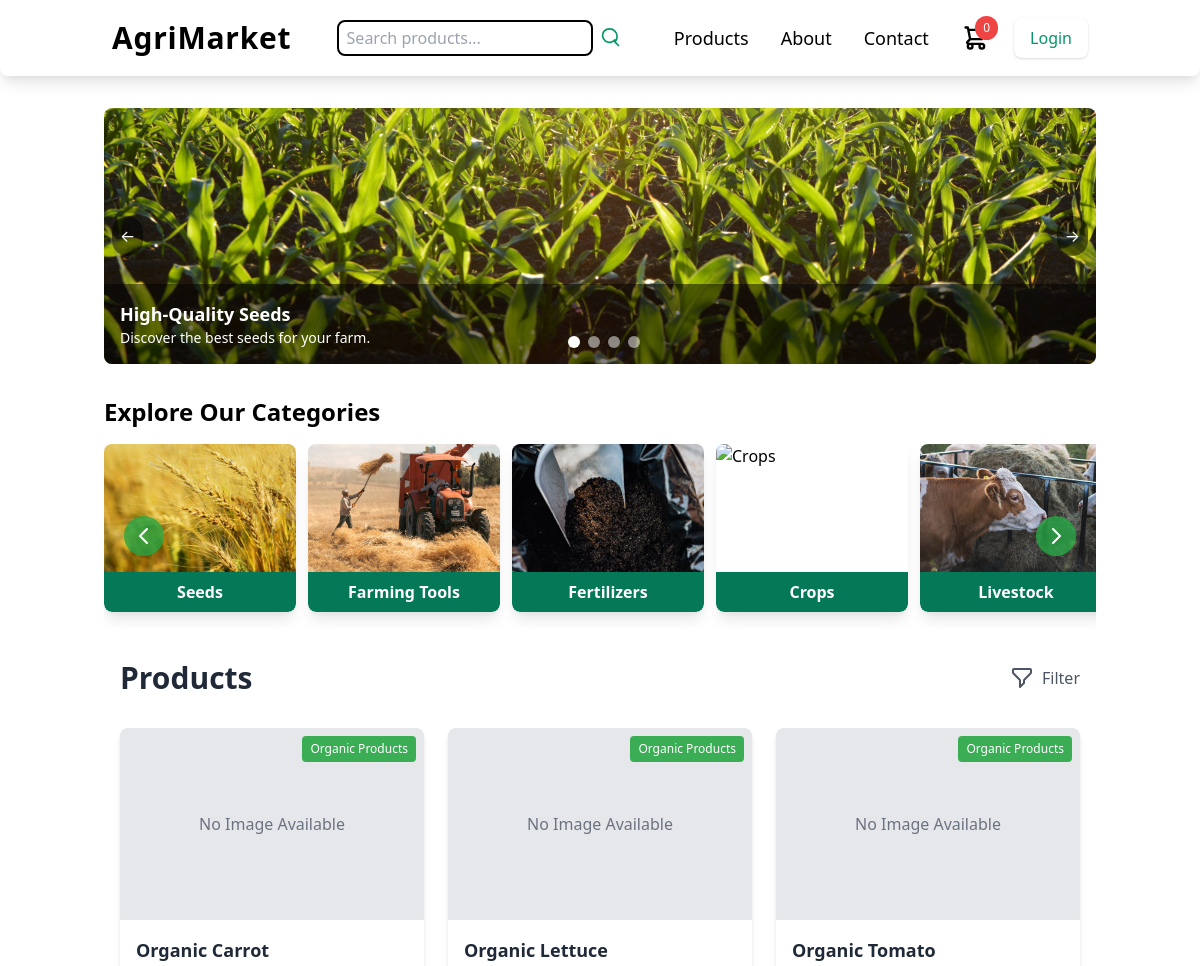
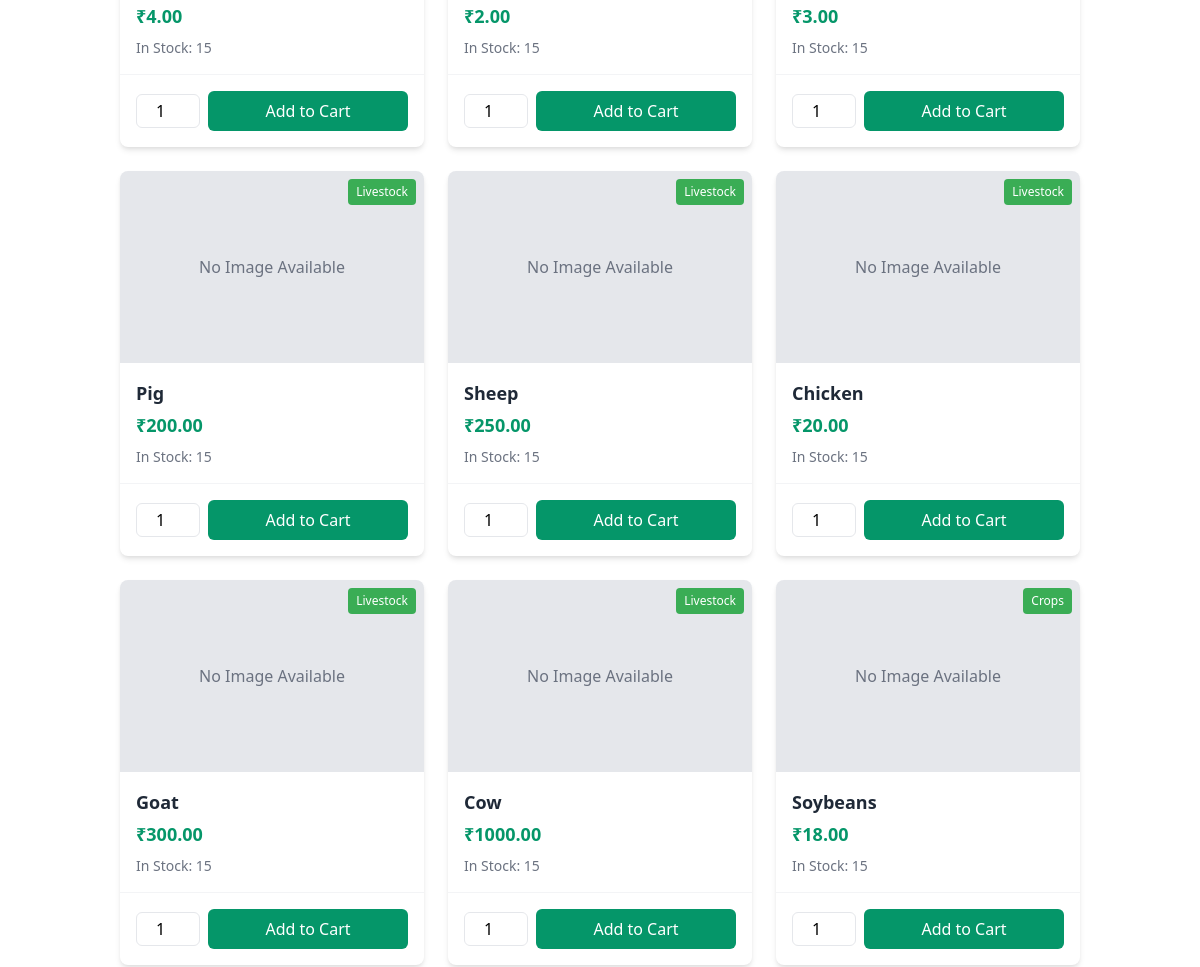
The app's page /shop/?page=2 (upper part), older data (2 pictures, top to bottom).
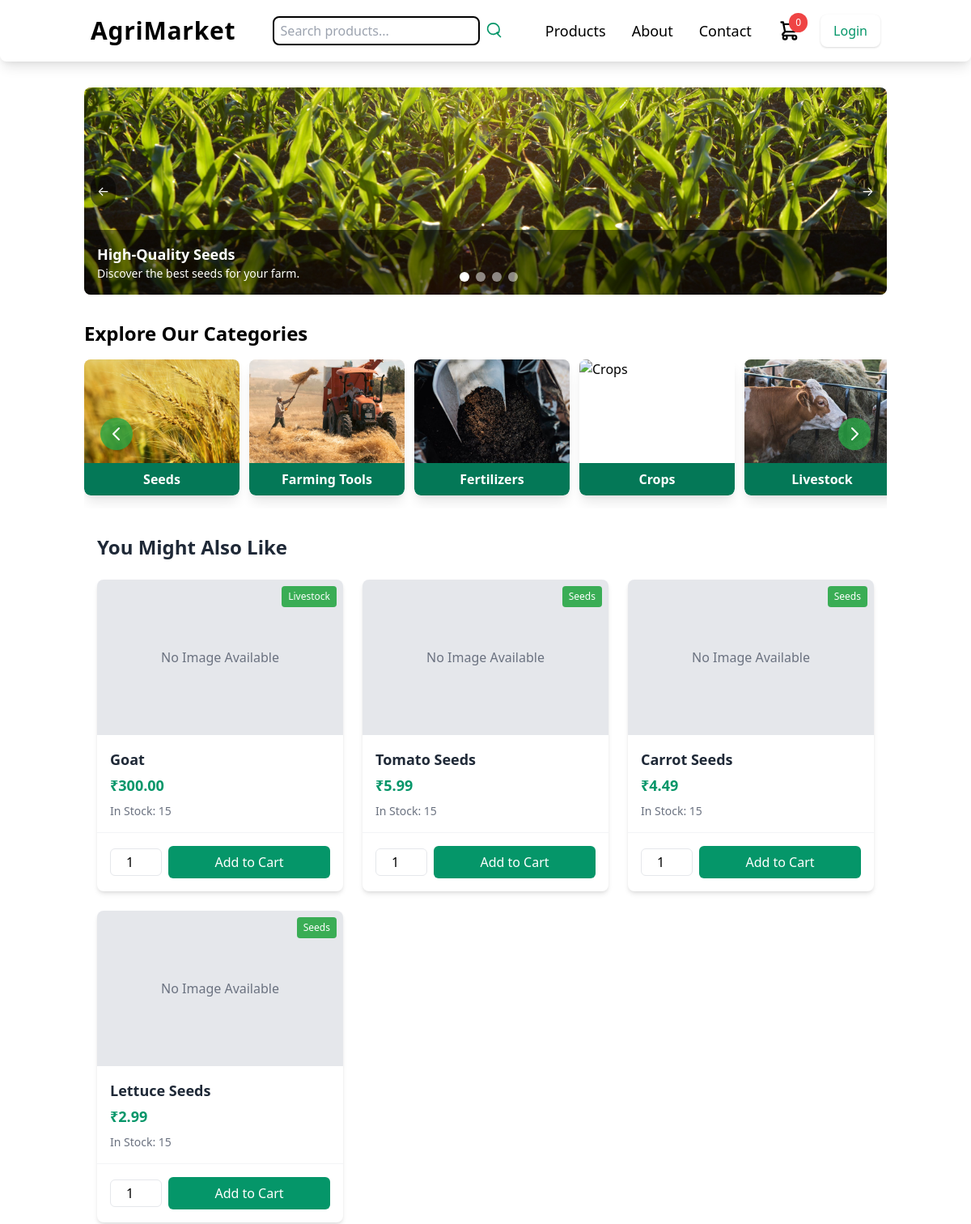
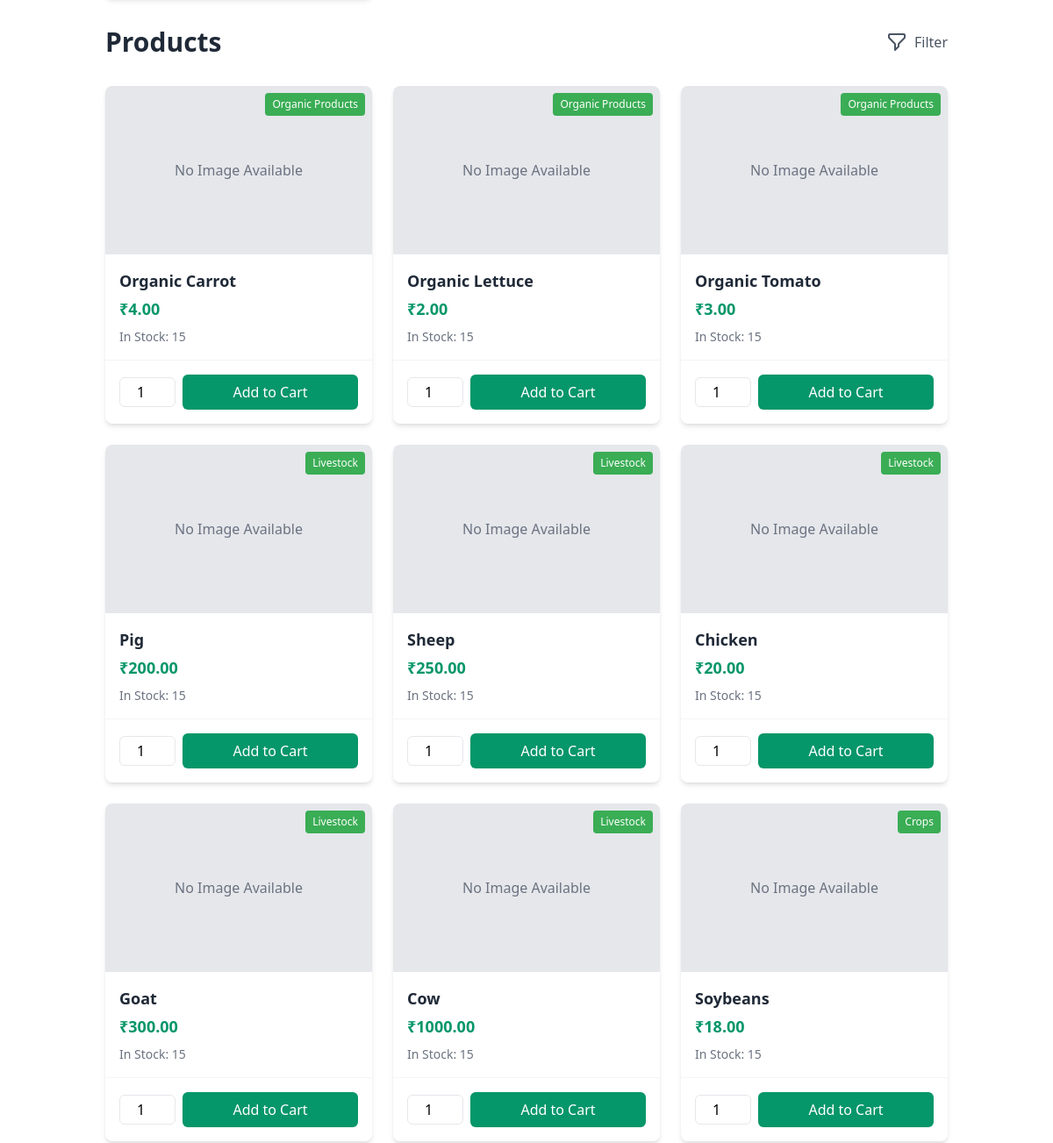
The same page, newer data (2 pictures, top to bottom).
### homepage/models.py (models this page shows, shortened)
class Product(models.Model):
    name = models.CharField(max_length=255)
    price = models.DecimalField(max_digits=10, decimal_places=2)
    description = models.TextField()
    image = models.ImageField(upload_to='product_images/', blank=True, null=True)
    category = models.CharField(max_length=100)
    stock = models.PositiveIntegerField(default=0)
    created_at = models.DateTimeField(auto_now_add=True)
    updated_at = models.DateTimeField(auto_now=True)

### homepage/views.py (the view, shortened to what this page needs)
# urls.py: path('shop/', views.shop, name='shop'),
def shop(request):
    products = Product.objects.all()
    cart_items = Cart.objects.filter(user=request.user) if request.user.is_authenticated else []
    category = request.GET.get('category')
    price_range = request.GET.get('price')
    sort_by = request.GET.get('sort')
    if category:
        products = products.filter(category=category)
    if sort_by == 'price_low':
        products = products.order_by('price')
    elif sort_by == 'price_high':
        products = products.order_by('-price')
    elif sort_by == 'name':
        products = products.order_by('name')
    else:  # newest first (default)
        products = products.order_by('-created_at')
    if request.user.is_authenticated:
        recommended_products = ProductRecommender.get_user_based_recommendations(request.user)
    else:
        recommended_products = ProductRecommender.get_popular_products()
    paginator = Paginator(products, 12)  # Show 12 products per page
    page_number = request.GET.get('page', 1)
    page_obj = paginator.get_page(page_number)
    return render(request, 'homepage/shop.html', {
        'products': page_obj,
        'recommended_products': recommended_products,
        'cart_items': cart_items,
        'selected_category': category,
        'selected_price': price_range,
        'selected_sort': sort_by,
        'paginator': paginator,
        'page_obj': page_obj
    })

### homepage/recommender.py (called while the page is built)
    @staticmethod
    def get_popular_products(limit=4):
        popular_products = Product.objects.filter(
            orderitem__isnull=False
        ).annotate(
            order_count=Count('orderitem')
        ).order_by('-order_count')[:limit]
        return list(popular_products)

### homepage/templates/homepage/shop.html (shortened to what the changed rows need)
{% extends 'homepage/base.html' %}
{% load static %}
{% block content %}
<div class="container mx-auto px-4">
    {% if recommended_products %}
    <div class="mb-8">
        <h2 class="text-2xl font-bold text-gray-800 mb-6">You Might Also Like</h2>
        <div class="product-grid">
            {% for product in recommended_products %}
            <div class="product-card bg-white rounded-lg shadow-md overflow-hidden relative">
                <a href="{% url 'product_detail' product.id %}" class="block">
                    {% if product.image %}
                        <img src="{{ product.image.url }}" alt="{{ product.name }}" class="w-full h-48 object-cover">
                    {% else %}
                        <div class="w-full h-48 bg-gray-200 flex items-center justify-center">
                            <span class="text-gray-500">No Image Available</span>
                        </div>
                    {% endif %}
                    <span class="category-badge">{{ product.category }}</span>
                    <div class="p-4">
                        <h3 class="font-semibold text-lg mb-1 text-gray-800">{{ product.name }}</h3>
                        <p class="text-green-600 font-bold text-lg mb-2">₹{{ product.price|floatformat:2 }}</p>
                        {% if product.stock > 0 %}
                            <p class="text-sm text-gray-500">In Stock: {{ product.stock }}</p>
                        {% else %}
                            <p class="text-red-500 font-bold">Out of Stock</p>
                        {% endif %}
                    </div>
                </a>
                {% if product.stock > 0 %}
                <div class="p-4 border-t border-gray-100">
                    <form action="{% url 'add_to_cart' product.id %}" method="post" class="flex items-center gap-2">
                        <input type="number" name="quantity" value="1" min="1" max="{{ product.stock }}"
                               class="w-16 text-center border rounded-md py-1">
                        <button type="submit" class="flex-1 bg-green-600 text-white px-4 py-2 rounded-md hover:bg-green-700 transition-colors">
                            Add to Cart
                        </button>
                    </form>
                </div>
                {% endif %}
            </div>
            {% endfor %}
        </div>
    </div>
    {% endif %}
    <div class="mb-8 flex justify-between items-center" id="main-products-section">
        <h2 class="text-3xl font-bold text-gray-800">Products</h2>
    </div>
    <div class="product-grid" id="product-grid">
        {% for product in products %}
        <div class="product-card bg-white rounded-lg shadow-md overflow-hidden relative">
            <a href="{% url 'product_detail' product.id %}" class="block">
                {% if product.image %}
                    <img src="{{ product.image.url }}" alt="{{ product.name }}" class="w-full h-48 object-cover">
                {% else %}
                    <div class="w-full h-48 bg-gray-200 flex items-center justify-center">
                        <span class="text-gray-500">No Image Available</span>
                    </div>
                {% endif %}
                <span class="category-badge">{{ product.category }}</span>
                <div class="p-4">
                    <h3 class="font-semibold text-lg mb-1 text-gray-800">{{ product.name }}</h3>
                    <p class="text-green-600 font-bold text-lg mb-2">₹{{ product.price|floatformat:2 }}</p>
                    {% if product.stock > 0 %}
                        <p class="text-sm text-gray-500">In Stock: {{ product.stock }}</p>
                    {% else %}
                        <p class="text-red-500 font-bold">Out of Stock</p>
                    {% endif %}
                </div>
            </a>
            {% if product.stock > 0 %}
            <div class="p-4 border-t border-gray-100">
                <form action="{% url 'add_to_cart' product.id %}" method="post" class="flex items-center gap-2">
                    <input type="number" name="quantity" value="1" min="1" max="{{ product.stock }}"
                           class="w-16 text-center border rounded-md py-1">
                    <button type="submit" class="flex-1 bg-green-600 text-white px-4 py-2 rounded-md hover:bg-green-700 transition-colors">
                        Add to Cart
                    </button>
                </form>
            </div>
            {% endif %}
        </div>
        {% empty %}
        <div class="col-span-full text-center py-8">
            <p class="text-gray-500 text-lg">No products found.</p>
        </div>
        {% endfor %}
    </div>
</div>
{% endblock %}

Row changes from the older to the newer data that the page shows:
now on one of the page's lists (row edited): Product: category "Livestock", name "Goat", price "300.00", stock "15"
now on this page (row edited): Product: image "No Image Available", category "Seeds", name "Tomato Seeds", price "5.99", stock "15", shown under "You Might Also Like"
now on this page (row edited): Product: image "No Image Available", category "Seeds", name "Carrot Seeds", price "4.49", stock "15", shown under "You Might Also Like"
now on this page (row edited): Product: image "No Image Available", category "Seeds", name "Lettuce Seeds", price "2.99", stock "15", shown under "You Might Also Like"
Text that changed along with them:
text now shown: "You Might Also Like"
